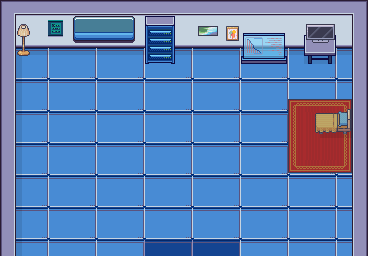

Rendered tile map (Tiled .tmx) drawn with the repository's tilesets; below, a short description and the map source with its tile grids summarised:
An orthogonal 23x16 tile map with 16x16 px tiles, 7 tile layers (Ground, GroundTop, GroundTop+1, WallsUp, ...), 8 tilesets and 9 objects.

<map version="1.9" tiledversion="1.9.2" orientation="orthogonal" renderorder="right-down" width="23" height="16" tilewidth="16" tileheight="16" infinite="0" nextlayerid="10" nextobjectid="10">
 <tileset firstgid="1" source="../Level0/living_room_shadowless.tsx" />
 <tileset firstgid="721" source="../Level0/laboratory_stuff_tiles.tsx" />
 <tileset firstgid="1313" source="../Level0/basement_shadowless.tsx" />
 <tileset firstgid="2113" source="../Level0/laboratory_walls_tiles.tsx" />
 <tileset firstgid="2305" source="../Level0/generic_16x16_shadowless.tsx" />
 <tileset firstgid="3553" source="../Level0/shadows.tsx" />
 <tileset firstgid="3633" source="../Level0/bedroom16x16.tsx" />
 <tileset firstgid="5345" source="../Level0/laboratory_floor_tiles.tsx" />
 <layer id="2" name="Ground" width="23" height="16">
  <data>[368 cells, 299 non-empty, 9 distinct tile ids]</data>
 </layer>
 <layer id="3" name="GroundTop" width="23" height="16">
  <data>[368 cells, 53 non-empty, 12 distinct tile ids]</data>
 </layer>
 <layer id="4" name="GroundTop+1" width="23" height="16">
  <data>[368 cells, 4 non-empty, 2 distinct tile ids]</data>
 </layer>
 <layer id="5" name="WallsUp" width="23" height="16">
  <data>[368 cells, 95 non-empty, 13 distinct tile ids]</data>
 </layer>
 <layer id="6" name="StuffOnWall" width="23" height="16">
  <data>[368 cells, 8 non-empty, 8 distinct tile ids]</data>
 </layer>
 <layer id="7" name="Furniture" width="23" height="16">
  <data>[368 cells, 26 non-empty, 26 distinct tile ids]</data>
 </layer>
 <layer id="8" name="Furniture+1" width="23" height="16">
  <data>[368 cells, 10 non-empty, 10 distinct tile ids]</data>
 </layer>
 <objectgroup id="9" name="CollisionMask">
  <object id="1" x="1.165" y="1.54162" width="14.793" height="254.678" />
  <object id="2" x="1.83524" y="1.2085" width="365.84" height="47.2251" />
  <object id="3" x="352.326" y="46.558" width="15.6418" height="210.199" />
  <object id="4" x="14.8512" y="48.3166" width="15.5949" height="8.0029" />
  <object id="5" x="144.983" y="47.7704" width="30.704" height="16.1877" />
  <object id="6" x="240.885" y="47.4104" width="46.4766" height="16.8434" />
  <object id="7" x="303.544" y="47.9525" width="32.6476" height="16.0965" />
  <object id="8" x="315.369" y="112.704" width="37.4679" height="21.189" />
  <object id="9" x="1.5" y="255" width="366.5" height="13" />
 </objectgroup>
</map>
